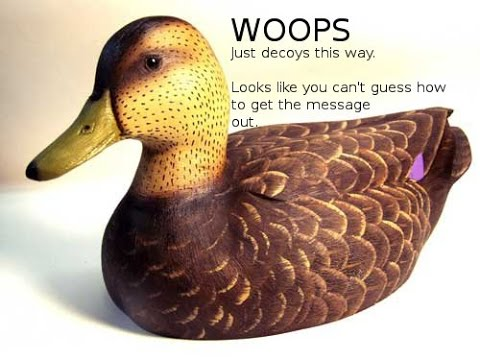
#> input picture A00/input/image1.png, 480 x 360 px
$ python program.py
#> lines starting #> are read from the running program, lines starting #| are printed output that depends on the picture
import cv2
import numpy as n
image1 = cv2.imread("input/image1.png")
#> image1 is the input picture: shape (360, 480, 3); mean B, G, R 150.2, 168.2, 188.1
image2 = cv2.imread("input/image2.png")
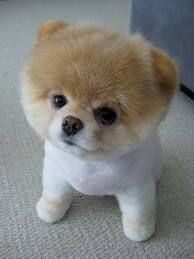
#> input picture A00/input/image2.png, 194 x 259 px
#> image2 is the input picture: shape (259, 194, 3); mean B, G, R 124.5, 127.6, 128.1
flag_OG = cv2.imread("input/flag.png")
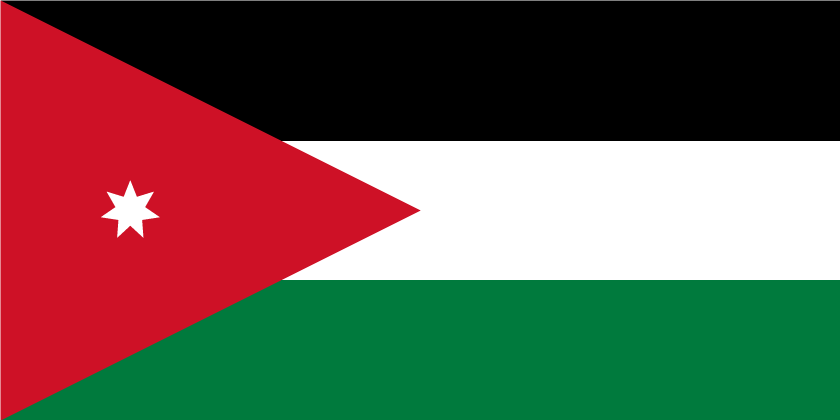
#> input picture A00/input/flag.png, 840 x 420 px
#> flag_OG is the input picture: shape (420, 840, 3); mean B, G, R 76.8, 88.6, 101.3

# [28 lines left out: functions splitChannels, swapChannels, not called in this run]

def extractChannel(img,chan):
    ext=img[:,:,chan]
    cv2.imwrite("output/pic_1_b.png", ext)

# [72 lines left out: functions invertChannel, addHundred, centerAdd, copyCenter, imageStats, drawStar and 2 more, not called in this run]


cv2.waitKey(0)
cv2.destroyAllWindows()
